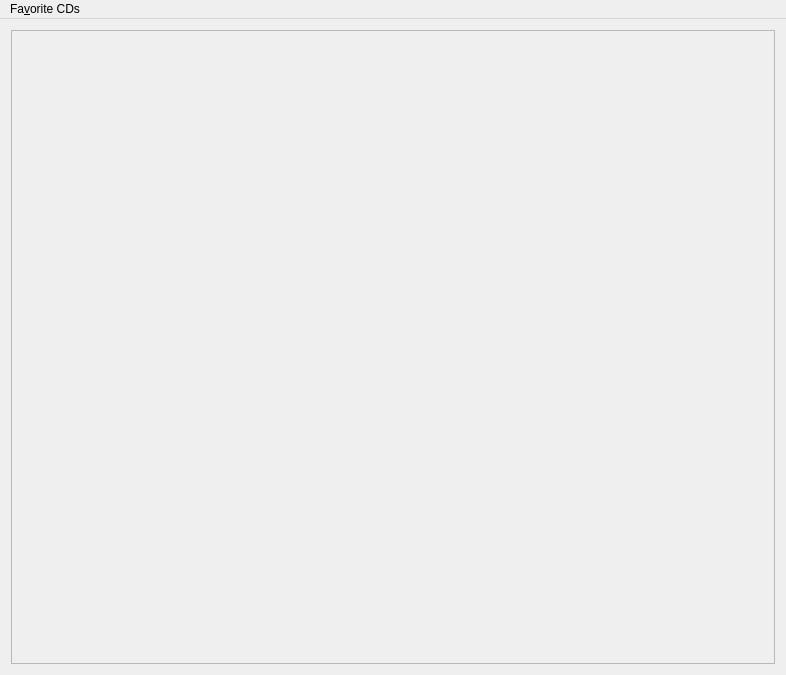
<?xml version="1.0" encoding="UTF-8"?>
<ui version="4.0">
 <class>ImageViewer</class>
 <widget class="QMainWindow" name="ImageViewer">
  <property name="geometry">
   <rect>
    <x>0</x>
    <y>0</y>
    <width>786</width>
    <height>675</height>
   </rect>
  </property>
  <property name="minimumSize">
   <size>
    <width>200</width>
    <height>200</height>
   </size>
  </property>
  <property name="windowTitle">
   <string>CD Cover Viewer</string>
  </property>
  <widget class="QWidget" name="centralWidget">
   <layout class="QHBoxLayout" name="horizontalLayout">
    <item>
     <widget class="QScrollArea" name="scrollArea">
      <property name="sizePolicy">
       <sizepolicy hsizetype="Expanding" vsizetype="Expanding">
        <horstretch>0</horstretch>
        <verstretch>0</verstretch>
       </sizepolicy>
      </property>
      <property name="widgetResizable">
       <bool>true</bool>
      </property>
      <widget class="QWidget" name="scrollAreaWidgetContents">
       <property name="geometry">
        <rect>
         <x>0</x>
         <y>0</y>
         <width>770</width>
         <height>624</height>
        </rect>
       </property>
       <layout class="QHBoxLayout" name="horizontalLayout_2">
        <item>
         <widget class="QLabel" name="ImageLabel">
          <property name="alignment">
           <set>Qt::AlignCenter</set>
          </property>
         </widget>
        </item>
       </layout>
      </widget>
     </widget>
    </item>
   </layout>
  </widget>
  <widget class="QMenuBar" name="menuBar">
   <property name="geometry">
    <rect>
     <x>0</x>
     <y>0</y>
     <width>786</width>
     <height>35</height>
    </rect>
   </property>
   <widget class="QMenu" name="menuFavCD">
    <property name="title">
     <string>Fa&amp;vorite CDs</string>
    </property>
   </widget>
   <addaction name="menuFavCD"/>
  </widget>
 </widget>
 <layoutdefault spacing="6" margin="11"/>
 <resources/>
 <connections/>
</ui>
